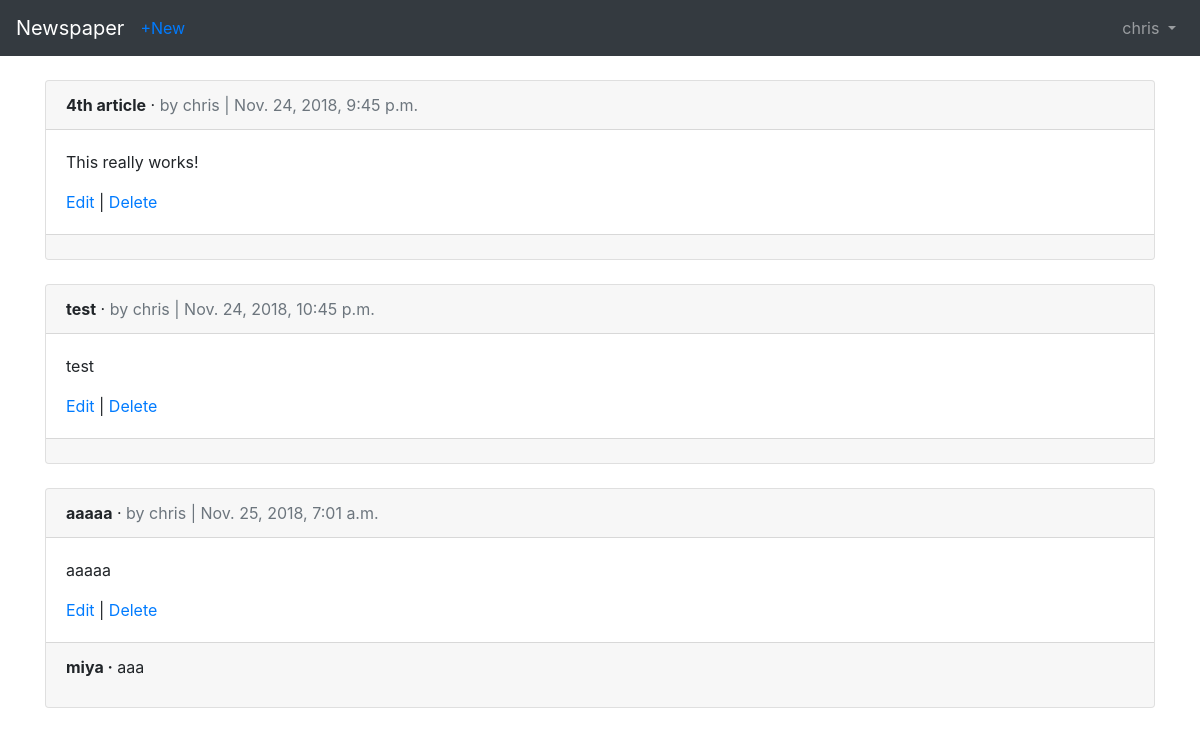
The page /articles/ (signed in) on the database its author committed.
### users/models.py (models this page shows)
class CustomUser(AbstractUser):
    age = models.PositiveIntegerField(default=0)

### articles/models.py (models this page shows, shortened)
class Article(models.Model):
    title = models.CharField(max_length=255)
    body = models.TextField()
    date = models.DateTimeField(auto_now_add=True)
    author = models.ForeignKey(
        get_user_model(),
        on_delete=models.CASCADE,
    )

class Comment(models.Model):
    article = models.ForeignKey(Article, on_delete=models.CASCADE, related_name='comments')
    comment = models.CharField(max_length=140)
    author = models.ForeignKey(
        get_user_model(),
        on_delete=models.CASCADE,
    )
    def __str__(self):
        return self.comment

### articles/views.py (the view)
# urls.py: path('', views.ArticleListView.as_view(), name='article_list'),
class ArticleListView(LoginRequiredMixin, ListView):
    model = models.Article
    template_name = 'article_list.html'
    login_url = 'login'

### templates/article_list.html (shortened to what this page needs)
{% extends 'base.html' %}
{% block content %}
    {% for article in object_list %}
        <div class="card">
            <div class="card-header">
                <span class="font-weight-bold">{{ article.title }}</span> &middot;
                <span class="text-muted">by {{ article.author }} | {{ article.date }}</span>
            </div>
            <div class="card-body">
                <p>{{ article.body }}</p>
                <a href="{% url 'article_edit' article.pk %}">Edit</a> |
                <a href="{% url 'article_delete' article.pk%}">Delete</a>
            </div>
            <div class="card-footer">
                {% for comment in article.comments.all %}
                    <p>
                        <span class="font-weight-bold">{{ comment.author }} &middot;</span>
                        {{ comment }}
                    </p>
                {% endfor %}
            </div>
        </div>
        <br \>
    {% endfor %}
{% endblock %}

### templates/base.html (shortened to what this page needs)
<!DOCTYPE html>
<html lang="en">
    <head>
        <link rel="stylesheet" href="https://maxcdn.bootstrapcdn.com/bootstrap/4.0.0/css/bootstrap.min.css"\
\
>
    </head>
    <body>
        <nav class="navbar navbar-expand-md navbar-dark bg-dark mb-4">
            <a class="navbar-brand" href="{% url 'home' %}">Newspaper</a>
            {% if user.is_authenticated %}
                <ul class="navbar-nav mr-auto">
                    <li class="nav-item"><a href="{% url 'article_new' %}">+New</a></li>
                </ul>
            {% endif %}
            <div class="collapse navbar-collapse" id="navbarCollapse">
                {% if user.is_authenticated %}
                    <ul class="navbar-nav ml-auto">
                        <li class="nav-item">
                            <a class="nav-link dropdown-toggle" href="#" id="userMenu" data-toggle="dropdown" aria-haspopup="true" aria-expanded="false">
                                {{ user.username }}
                            </a>
                        </li>
                    </ul>
                {% else %}
                    <form class="form-inline ml-auto">
                        <a href="{% url 'login' %}" class="btn btn-outline-secondary">Log in</a>
                        <a href="{% url 'signup' %}" class="btn btn-primary ml-2">Sign up</a>
                    </form>
                {% endif %}
            </div>
        </nav>
        <div class="container">
            {% block content %}
            {% endblock %}
        </div>
    </body>
</html>

### rows shown on the page
CustomUser: username "chris"
Article: title "4th article", author "chris", date "Nov. 24, 2018, 9:45 p.m.", body "This really works!"
Article: title "test", author "chris", date "Nov. 24, 2018, 10:45 p.m.", body "test"
Article: title "aaaaa", author "chris", date "Nov. 25, 2018, 7:01 a.m.", body "aaaaa"
Comment: author "miya", comment "aaa"
